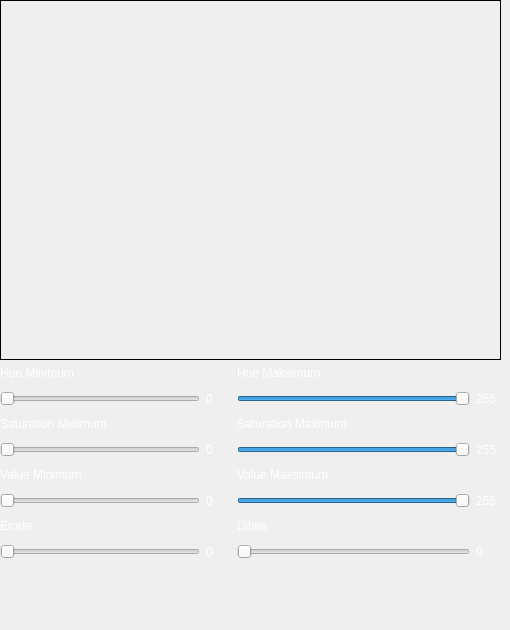
         <widget class="QWidget" name="warna7">
          <widget class="QWidget" name="layoutWidget_8">
           <property name="geometry">
            <rect>
             <x>0</x>
             <y>0</y>
             <width>501</width>
             <height>621</height>
            </rect>
           </property>
           <layout class="QVBoxLayout" name="verticalLayout_65">
            <item>
             <widget class="QLabel" name="labelWarna7">
              <property name="minimumSize">
               <size>
                <width>480</width>
                <height>360</height>
               </size>
              </property>
              <property name="baseSize">
               <size>
                <width>480</width>
                <height>360</height>
               </size>
              </property>
              <property name="styleSheet">
               <string notr="true"/>
              </property>
              <property name="frameShape">
               <enum>QFrame::Box</enum>
              </property>
              <property name="text">
               <string/>
              </property>
             </widget>
            </item>
            <item>
             <layout class="QFormLayout" name="formLayout_8">
              <item row="0" column="0">
               <layout class="QVBoxLayout" name="verticalLayout_66">
                <item>
                 <widget class="QLabel" name="label_128">
                  <property name="maximumSize">
                   <size>
                    <width>16777215</width>
                    <height>100</height>
                   </size>
                  </property>
                  <property name="styleSheet">
                   <string notr="true">color: rgb(255, 255, 255);</string>
                  </property>
                  <property name="text">
                   <string>Hue Minimum</string>
                  </property>
                 </widget>
                </item>
                <item>
                 <layout class="QHBoxLayout" name="horizontalLayout_60">
                  <item>
                   <widget class="QSlider" name="hMin7">
                    <property name="minimumSize">
                     <size>
                      <width>200</width>
                      <height>0</height>
                     </size>
                    </property>
                    <property name="baseSize">
                     <size>
                      <width>200</width>
                      <height>100</height>
                     </size>
                    </property>
                    <property name="maximum">
                     <number>255</number>
                    </property>
                    <property name="orientation">
                     <enum>Qt::Horizontal</enum>
                    </property>
                   </widget>
                  </item>
                  <item>
                   <widget class="QLabel" name="hMinVal7">
                    <property name="minimumSize">
                     <size>
                      <width>25</width>
                      <height>25</height>
                     </size>
                    </property>
                    <property name="styleSheet">
                     <string notr="true">color: rgb(255, 255, 255);</string>
                    </property>
                    <property name="text">
                     <string>0</string>
                    </property>
                   </widget>
                  </item>
                 </layout>
                </item>
               </layout>
              </item>
              <item row="0" column="1">
               <layout class="QVBoxLayout" name="verticalLayout_67">
                <item>
                 <widget class="QLabel" name="label_129">
                  <property name="maximumSize">
                   <size>
                    <width>16777215</width>
                    <height>100</height>
                   </size>
                  </property>
                  <property name="styleSheet">
                   <string notr="true">color: rgb(255, 255, 255);</string>
                  </property>
                  <property name="text">
                   <string>Hue Maksimum</string>
                  </property>
                 </widget>
                </item>
                <item>
                 <layout class="QHBoxLayout" name="horizontalLayout_61">
                  <item>
                   <widget class="QSlider" name="hMax7">
                    <property name="minimumSize">
                     <size>
                      <width>150</width>
                      <height>0</height>
                     </size>
                    </property>
                    <property name="baseSize">
                     <size>
                      <width>200</width>
                      <height>100</height>
                     </size>
                    </property>
                    <property name="maximum">
                     <number>255</number>
                    </property>
                    <property name="value">
                     <number>255</number>
                    </property>
                    <property name="orientation">
                     <enum>Qt::Horizontal</enum>
                    </property>
                   </widget>
                  </item>
                  <item>
                   <widget class="QLabel" name="hMaxVal7">
                    <property name="minimumSize">
                     <size>
                      <width>25</width>
                      <height>25</height>
                     </size>
                    </property>
                    <property name="styleSheet">
                     <string notr="true">color: rgb(255, 255, 255);</string>
                    </property>
                    <property name="text">
                     <string>255</string>
                    </property>
                   </widget>
                  </item>
                 </layout>
                </item>
               </layout>
              </item>
              <item row="1" column="0">
               <layout class="QVBoxLayout" name="verticalLayout_68">
                <item>
                 <widget class="QLabel" name="label_130">
                  <property name="maximumSize">
                   <size>
                    <width>16777215</width>
                    <height>100</height>
                   </size>
                  </property>
                  <property name="styleSheet">
                   <string notr="true">color: rgb(255, 255, 255);</string>
                  </property>
                  <property name="text">
                   <string>Saturation Minimum</string>
                  </property>
                 </widget>
                </item>
                <item>
                 <layout class="QHBoxLayout" name="horizontalLayout_62">
                  <item>
                   <widget class="QSlider" name="sMin7">
                    <property name="minimumSize">
                     <size>
                      <width>200</width>
                      <height>0</height>
                     </size>
                    </property>
                    <property name="baseSize">
                     <size>
                      <width>200</width>
                      <height>100</height>
                     </size>
                    </property>
                    <property name="maximum">
                     <number>255</number>
                    </property>
                    <property name="orientation">
                     <enum>Qt::Horizontal</enum>
                    </property>
                   </widget>
                  </item>
                  <item>
                   <widget class="QLabel" name="sMinVal7">
                    <property name="minimumSize">
                     <size>
                      <width>25</width>
                      <height>25</height>
                     </size>
                    </property>
                    <property name="styleSheet">
                     <string notr="true">color: rgb(255, 255, 255);</string>
                    </property>
                    <property name="text">
                     <string>0</string>
                    </property>
                   </widget>
                  </item>
                 </layout>
                </item>
               </layout>
              </item>
              <item row="1" column="1">
               <layout class="QVBoxLayout" name="verticalLayout_69">
                <item>
                 <widget class="QLabel" name="label_131">
                  <property name="maximumSize">
                   <size>
                    <width>16777215</width>
                    <height>100</height>
                   </size>
                  </property>
                  <property name="styleSheet">
                   <string notr="true">color: rgb(255, 255, 255);</string>
                  </property>
                  <property name="text">
                   <string>Saturation Maximum</string>
                  </property>
                 </widget>
                </item>
                <item>
                 <layout class="QHBoxLayout" name="horizontalLayout_63">
                  <item>
                   <widget class="QSlider" name="sMax7">
                    <property name="minimumSize">
                     <size>
                      <width>150</width>
                      <height>0</height>
                     </size>
                    </property>
                    <property name="baseSize">
                     <size>
                      <width>200</width>
                      <height>100</height>
                     </size>
                    </property>
                    <property name="maximum">
                     <number>255</number>
                    </property>
                    <property name="value">
                     <number>255</number>
                    </property>
                    <property name="orientation">
                     <enum>Qt::Horizontal</enum>
                    </property>
                   </widget>
                  </item>
                  <item>
                   <widget class="QLabel" name="sMaxVal7">
                    <property name="minimumSize">
                     <size>
                      <width>25</width>
                      <height>25</height>
                     </size>
                    </property>
                    <property name="styleSheet">
                     <string notr="true">color: rgb(255, 255, 255);</string>
                    </property>
                    <property name="text">
                     <string>255</string>
                    </property>
                   </widget>
                  </item>
                 </layout>
                </item>
               </layout>
              </item>
              <item row="2" column="0">
               <layout class="QVBoxLayout" name="verticalLayout_70">
                <item>
                 <widget class="QLabel" name="label_132">
                  <property name="maximumSize">
                   <size>
                    <width>16777215</width>
                    <height>100</height>
                   </size>
                  </property>
                  <property name="styleSheet">
                   <string notr="true">color: rgb(255, 255, 255);</string>
                  </property>
                  <property name="text">
                   <string>Value Minimum</string>
                  </property>
                 </widget>
                </item>
                <item>
                 <layout class="QHBoxLayout" name="horizontalLayout_64">
                  <item>
                   <widget class="QSlider" name="vMin7">
                    <property name="minimumSize">
                     <size>
                      <width>200</width>
                      <height>0</height>
                     </size>
                    </property>
                    <property name="baseSize">
                     <size>
                      <width>200</width>
                      <height>100</height>
                     </size>
                    </property>
                    <property name="maximum">
                     <number>255</number>
                    </property>
                    <property name="orientation">
                     <enum>Qt::Horizontal</enum>
                    </property>
                   </widget>
                  </item>
                  <item>
                   <widget class="QLabel" name="vMinVal7">
                    <property name="minimumSize">
                     <size>
                      <width>25</width>
                      <height>25</height>
                     </size>
                    </property>
                    <property name="styleSheet">
                     <string notr="true">color: rgb(255, 255, 255);</string>
                    </property>
                    <property name="text">
                     <string>0</string>
                    </property>
                   </widget>
                  </item>
                 </layout>
                </item>
               </layout>
              </item>
              <item row="2" column="1">
               <layout class="QVBoxLayout" name="verticalLayout_71">
                <item>
                 <widget class="QLabel" name="label_133">
                  <property name="maximumSize">
                   <size>
                    <width>16777215</width>
                    <height>100</height>
                   </size>
                  </property>
                  <property name="styleSheet">
                   <string notr="true">color: rgb(255, 255, 255);</string>
                  </property>
                  <property name="text">
                   <string>Value Maksimum</string>
                  </property>
                 </widget>
                </item>
                <item>
                 <layout class="QHBoxLayout" name="horizontalLayout_65">
                  <item>
                   <widget class="QSlider" name="vMax7">
                    <property name="minimumSize">
                     <size>
                      <width>150</width>
                      <height>0</height>
                     </size>
                    </property>
                    <property name="baseSize">
                     <size>
                      <width>200</width>
                      <height>100</height>
                     </size>
                    </property>
                    <property name="maximum">
                     <number>255</number>
                    </property>
                    <property name="value">
                     <number>255</number>
                    </property>
                    <property name="orientation">
                     <enum>Qt::Horizontal</enum>
                    </property>
                   </widget>
                  </item>
                  <item>
                   <widget class="QLabel" name="vMaxVal7">
                    <property name="minimumSize">
                     <size>
                      <width>25</width>
                      <height>25</height>
                     </size>
                    </property>
                    <property name="styleSheet">
                     <string notr="true">color: rgb(255, 255, 255);</string>
                    </property>
                    <property name="text">
                     <string>255</string>
                    </property>
                   </widget>
                  </item>
                 </layout>
                </item>
               </layout>
              </item>
              <item row="3" column="0">
               <layout class="QVBoxLayout" name="verticalLayout_72">
                <item>
                 <widget class="QLabel" name="label_134">
                  <property name="maximumSize">
                   <size>
                    <width>16777215</width>
                    <height>100</height>
                   </size>
                  </property>
                  <property name="styleSheet">
                   <string notr="true">color: rgb(255, 255, 255);</string>
                  </property>
                  <property name="text">
                   <string>Erode</string>
                  </property>
                 </widget>
                </item>
                <item>
                 <layout class="QHBoxLayout" name="horizontalLayout_66">
                  <item>
                   <widget class="QSlider" name="erode7">
                    <property name="minimumSize">
                     <size>
                      <width>200</width>
                      <height>0</height>
                     </size>
                    </property>
                    <property name="baseSize">
                     <size>
                      <width>200</width>
                      <height>100</height>
                     </size>
                    </property>
                    <property name="maximum">
                     <number>20</number>
                    </property>
                    <property name="orientation">
                     <enum>Qt::Horizontal</enum>
                    </property>
                   </widget>
                  </item>
                  <item>
                   <widget class="QLabel" name="erodeVal7">
                    <property name="minimumSize">
                     <size>
                      <width>25</width>
                      <height>25</height>
                     </size>
                    </property>
                    <property name="styleSheet">
                     <string notr="true">color: rgb(255, 255, 255);</string>
                    </property>
                    <property name="text">
                     <string>0</string>
                    </property>
                   </widget>
                  </item>
                 </layout>
                </item>
               </layout>
              </item>
              <item row="3" column="1">
               <layout class="QVBoxLayout" name="verticalLayout_73">
                <item>
                 <widget class="QLabel" name="label_135">
                  <property name="maximumSize">
                   <size>
                    <width>16777215</width>
                    <height>100</height>
                   </size>
                  </property>
                  <property name="styleSheet">
                   <string notr="true">color: rgb(255, 255, 255);</string>
                  </property>
                  <property name="text">
                   <string>Dilate</string>
                  </property>
                 </widget>
                </item>
                <item>
                 <layout class="QHBoxLayout" name="horizontalLayout_67">
                  <item>
                   <widget class="QSlider" name="dilate7">
                    <property name="minimumSize">
                     <size>
                      <width>150</width>
                      <height>0</height>
                     </size>
                    </property>
                    <property name="baseSize">
                     <size>
                      <width>200</width>
                      <height>100</height>
                     </size>
                    </property>
                    <property name="maximum">
                     <number>20</number>
                    </property>
                    <property name="orientation">
                     <enum>Qt::Horizontal</enum>
                    </property>
                   </widget>
                  </item>
                  <item>
                   <widget class="QLabel" name="dilateVal7">
                    <property name="minimumSize">
                     <size>
                      <width>25</width>
                      <height>25</height>
                     </size>
                    </property>
                    <property name="styleSheet">
                     <string notr="true">color: rgb(255, 255, 255);</string>
                    </property>
                    <property name="text">
                     <string>0</string>
                    </property>
                   </widget>
                  </item>
                 </layout>
                </item>
               </layout>
              </item>
             </layout>
            </item>
           </layout>
          </widget>
         </widget>
